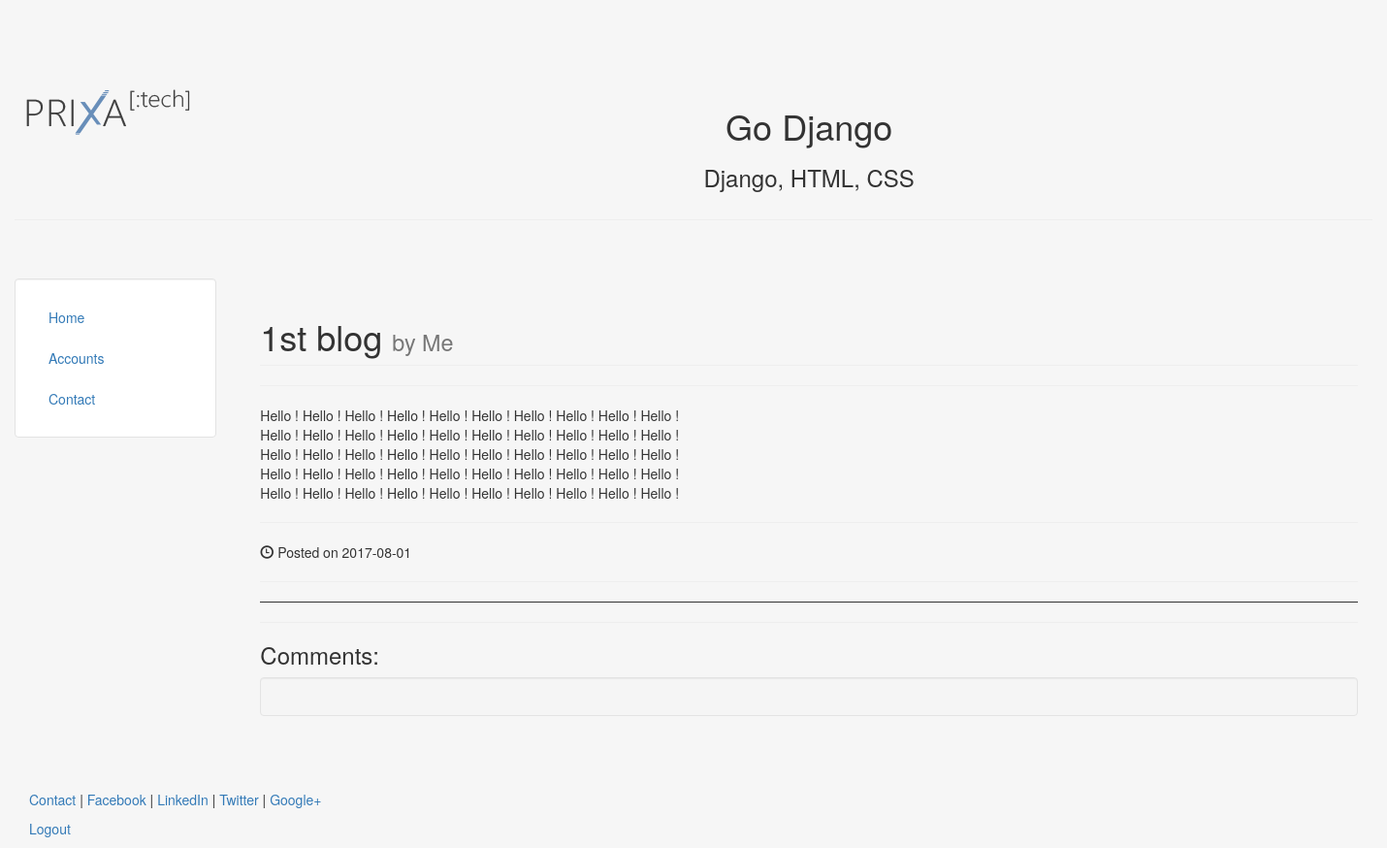
/blog/1, run on an earlier commit of the app's database.
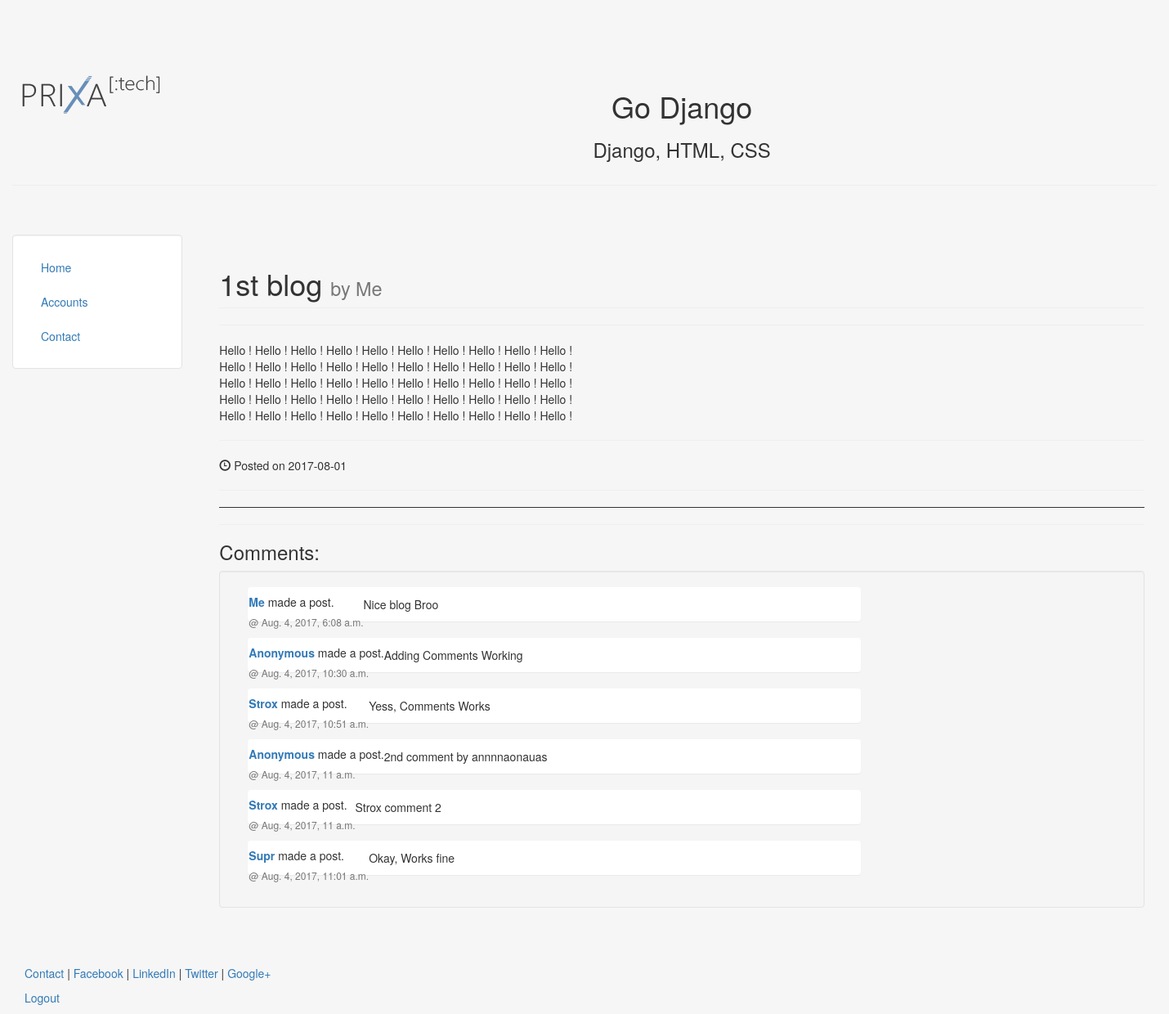
And on a later commit of the database.
### website/models.py (models this page shows, shortened)
class Post(models.Model):
	title = models.CharField(max_length=100)
	body = models.TextField()
	date = models.DateTimeField()
	author = models.ForeignKey(Author)
	category = models.ForeignKey(Category)

class Author(models.Model):
	author = models.CharField(max_length=100, default='Anonymous')
	def __str__(self):
		return self.author

class Comnt(models.Model):
	content = models.TextField(default='')
	date = models.DateTimeField(auto_now_add=True)
	author = models.ForeignKey(Author)
	comnt_on = models.ForeignKey(Post)
	updated 		= models.DateTimeField(auto_now=True)
	my_date_field 	= models.DateTimeField(auto_now=True, auto_now_add=False)

### website/views.py (the view)
# urls.py: url(r'^blog/(?P<pk>\d+)$', views.SinglePostView.as_view(), name = 'singlPst'),
class SinglePostView(DetailView):
	template_name = 'website/singlepost.html'
	model = Post
	def get_context_data(self, **kwargs):
		context = super(SinglePostView, self).get_context_data(**kwargs)
		context['authors'] = Author.objects.all()
		context['comments'] = Comnt.objects.all()
		return context

### website/templates/website/singlepost.html (shortened to what this page needs)
{% extends "website/header.html" %}
{% block content %}
<!DOCTYPE html>
<html lang="en">
<head>
    {% load static %}
    <link href="{% static 'website/css/bootstrap.min.css' %}" rel="stylesheet">
    <link href="{% static 'website/css/blog-home.css' %}" rel="stylesheet">
</head>
<body>
                  <h1 class="page-header">
                    {{post.title}}
                    <small>by {{post.author}}</small>
                </h1>
                <hr>
                <p>{{post.body|safe|linebreaks}}</p>
                <hr>
                <p><span class="glyphicon glyphicon-time"></span> Posted on {{post.date|date:"Y-m-d"}}</p>
                    <hr>
                    <hr style="height:1px;border:none;color:#333;background-color:#333;" />
                    <hr>
                    <h3>Comments:</h3>
                                <div class="well">
                                {% for obj in comments %}
                                                        <div class="container">
                                                            <div class="row">
                                                                <div class="col-sm-8">
                                                                     <div class="panel panel-white post panel-shadow">
                                                                            <div class="post-heading">
                                                                                <div class="pull-left meta">
                                                                                    <div class="title h5">
                                                                                        <a href="#"><b>{{obj.author}}</b></a>
                                                                                        made a post.
                                                                                    </div>
                                                                                     <h6 class="text-muted time">@ {{obj.date}} </h6>
                                                                                 </div>
                                                                             </div>
                                                                        <div class="post-description">
                                                                               <p> {{ obj.content|linebreaks}} </p>
                                                                        </div>
                                                                     </div>
                                                                </div>
                                                             </div>
                                                        </div>
                            {% endfor %}
                            </div>
</body>
</html>
{% endblock %}

### website/templates/website/header.html (shortened to what this page needs)
<!DOCTYPE html>
<html lang="en">
<head>
	{% load staticfiles %}
	<link rel="stylesheet" href="{% static 'website/css/bootstrap.min.css' %}" type = "text/css"/>
</head>
<body class="body" style="background-color:#f6f6f6">
	<div class="container-fluid"  style="min-height:95%; ">
		<div class="row">
			  <div class="col-sm-2">
				  <br>
				  <center>
					<img src="{% static 'website/img/profile.jpg' %}" class="responsive-img" style='max-height:100px;' alt="face">
				  </center>
			  </div>
			  <div class="col-sm-10">
				  <br>
				  <center>
				  <h1> Go Django </h1>
				  <h3>Django, HTML, CSS</h3>
				  </center>
			  </div>
		</div><hr>
		<div class="row">
		  <div class="col-sm-2">
		  <br>
		  <br>
			<div class="well bs-sidebar" id="sidebar" style="background-color:#fff">
			  <ul class="nav nav-pills nav-stacked">
			  	<li><a href='/'>Home</a></li>
				<li><a href='/accounts/actions/'>Accounts</a></li>
				<li><a href='/contact/'>Contact</a></li>
			  </ul>
			</div>
		  </div>
		  <div class="col-sm-10">
			<div class='container-fluid'>
			<br><br>
			   {% block content %}
			   {% endblock %}
			</div>
		  </div>
		</div>
	</div>
	<footer>
		<div class="container-fluid" style='margin-left:15px'>
			<p><a href="/contact/" target="blank">Contact</a> | <a href="{% url 'social:begin' 'facebook' %}?next={{ request.path }}" >Facebook</a> | <a href="#" target="blank">LinkedIn</a> | <a href="#" target="blank">Twitter</a> | <a href="{% url 'social:begin' 'google-oauth2' %}?next={{ request.path }}" >Google+</a></p>
			<p> <a href="{% url 'auth:logout' %}?next={{ request.path }}">Logout</a></p>
		</div>
	</footer>
</body>
</html>

### website/static/website/css/blog-home.css (style rules this page uses)
body { padding-top: 70px; }
footer { margin: 50px 0; }

### website/templates/website/header.html (style rules this page uses)
html, body { height:100% }

What changed in the data, as far as the page shows it:
added Comnt: author "Me", date "Aug. 4, 2017, 6:08 a.m.", content "Nice blog Broo"
added Comnt: author "Anonymous", date "Aug. 4, 2017, 10:30 a.m.", content "Adding Comments Working"
added Comnt: author "Strox", date "Aug. 4, 2017, 10:51 a.m.", content "Yess, Comments Works"
added Comnt: author "Anonymous", date "Aug. 4, 2017, 11 a.m.", content "2nd comment by annnnaonauas"
added Comnt: author "Strox", date "Aug. 4, 2017, 11 a.m.", content "Strox comment 2"
added Comnt: author "Supr", date "Aug. 4, 2017, 11:01 a.m.", content "Okay, Works fine"
